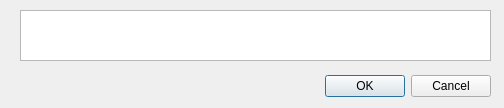
<?xml version="1.0" encoding="UTF-8"?>
<ui version="4.0">
 <class>InputNum</class>
 <widget class="QDialog" name="InputNum">
  <property name="geometry">
   <rect>
    <x>0</x>
    <y>0</y>
    <width>504</width>
    <height>108</height>
   </rect>
  </property>
  <property name="windowTitle">
   <string>Dialog</string>
  </property>
  <widget class="QDialogButtonBox" name="buttonBox">
   <property name="geometry">
    <rect>
     <x>150</x>
     <y>70</y>
     <width>341</width>
     <height>32</height>
    </rect>
   </property>
   <property name="orientation">
    <enum>Qt::Horizontal</enum>
   </property>
   <property name="standardButtons">
    <set>QDialogButtonBox::Cancel|QDialogButtonBox::Ok</set>
   </property>
  </widget>
  <widget class="QTextEdit" name="textEdit">
   <property name="geometry">
    <rect>
     <x>20</x>
     <y>10</y>
     <width>471</width>
     <height>51</height>
    </rect>
   </property>
  </widget>
 </widget>
 <resources/>
 <connections>
  <connection>
   <sender>buttonBox</sender>
   <signal>accepted()</signal>
   <receiver>InputNum</receiver>
   <slot>accept()</slot>
   <hints>
    <hint type="sourcelabel">
     <x>248</x>
     <y>254</y>
    </hint>
    <hint type="destinationlabel">
     <x>157</x>
     <y>274</y>
    </hint>
   </hints>
  </connection>
  <connection>
   <sender>buttonBox</sender>
   <signal>rejected()</signal>
   <receiver>InputNum</receiver>
   <slot>reject()</slot>
   <hints>
    <hint type="sourcelabel">
     <x>316</x>
     <y>260</y>
    </hint>
    <hint type="destinationlabel">
     <x>286</x>
     <y>274</y>
    </hint>
   </hints>
  </connection>
 </connections>
</ui>
